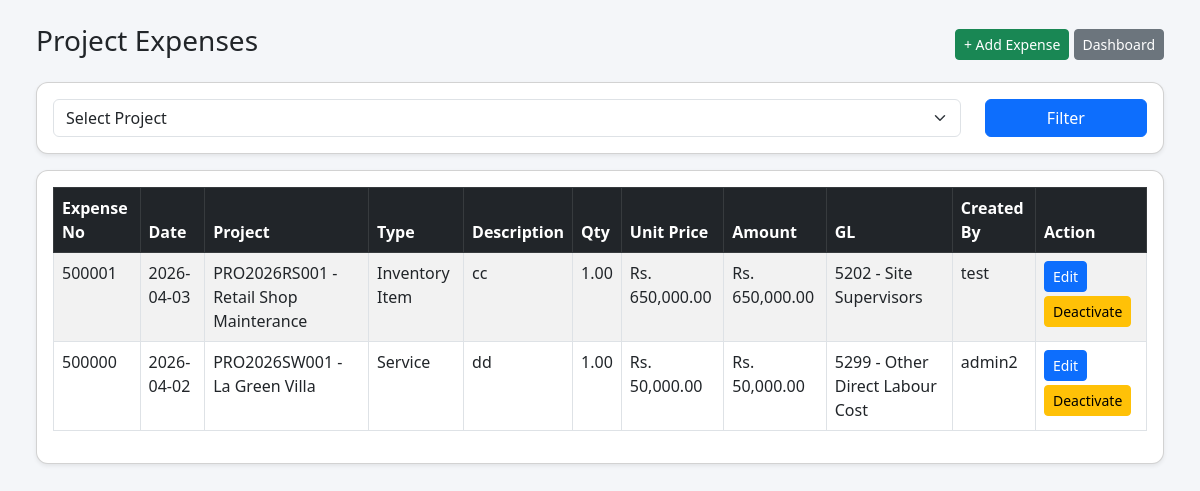
Page /project-expenses/ (signed in) on the committed database.
### pos/models.py (models this page shows, shortened)
class ProjectExpense(models.Model):
    EXPENSE_TYPE_CHOICES = [
        ("inventory", "Inventory Item"),
        ("direct", "Direct Item"),
        ("service", "Service"),
    ]
    expense_no = models.CharField(max_length=20, unique=True, blank=True, null=True)
    project = models.ForeignKey(Project, on_delete=models.CASCADE, related_name="expenses")
    expense_type = models.CharField(max_length=20, choices=EXPENSE_TYPE_CHOICES, default="direct")
    expense_date = models.DateField(default=timezone.now)
    item = models.ForeignKey(Item, on_delete=models.SET_NULL, null=True, blank=True)
    description = models.CharField(max_length=255)
    qty = models.DecimalField(max_digits=12, decimal_places=2, default=1)
    unit_price = models.DecimalField(max_digits=12, decimal_places=2, default=0)
    amount = models.DecimalField(max_digits=12, decimal_places=2, default=0)
    gl_account = models.ForeignKey(GLMaster, on_delete=models.SET_NULL, null=True, blank=True)
    created_by = models.ForeignKey(User, on_delete=models.SET_NULL, null=True)
    created_at = models.DateTimeField(auto_now_add=True)
    is_active = models.BooleanField(default=True)
    inactive_at = models.DateTimeField(null=True, blank=True)
    inactive_by = models.ForeignKey(
        User,
        on_delete=models.SET_NULL,
        null=True,
        blank=True,
        related_name="inactive_project_expenses"
    )
    inactive_reason = models.TextField(blank=True, null=True)
    updated_at = models.DateTimeField(auto_now=True)
    class Meta:
        ordering = ["-expense_date", "-id"]

class Project(models.Model):
    PROJECT_TYPE_CHOICES = [
        ("BL", "Building"),
        ("SW", "Swimming Pool"),
        ("RS", "Retail Shop"),
    ]
    project_id = models.CharField(max_length=50, unique=True)
    project_name = models.CharField(max_length=200)
    project_type = models.CharField(max_length=10, choices=PROJECT_TYPE_CHOICES)
    client_name = models.CharField(max_length=200)
    location = models.CharField(max_length=200, blank=True, null=True)
    estimated_value = models.DecimalField(max_digits=12, decimal_places=2, default=0)
    status = models.CharField(max_length=20, default="active")
    created_by = models.ForeignKey(User, on_delete=models.SET_NULL, null=True)
    created_at = models.DateTimeField(auto_now_add=True)
    is_active = models.BooleanField(default=True)
    updated_at = models.DateTimeField(auto_now=True)
    updated_by = models.ForeignKey(
        User,
        on_delete=models.SET_NULL,
        null=True,
        blank=True,
        related_name="updated_projects"
    )
    class Meta:
        ordering = ["-created_at"]

class GLMaster(models.Model):
    GL_TYPE_CHOICES = [
        ("asset", "Asset"),
        ("liability", "Liability"),
        ("equity", "Equity"),
        ("income", "Income"),
        ("expense", "Expense"),
    ]
    gl_code = models.CharField(max_length=50, unique=True)
    gl_name = models.CharField(max_length=200)
    gl_type = models.CharField(max_length=20, choices=GL_TYPE_CHOICES)
    parent_group = models.CharField(max_length=100, blank=True, null=True)
    description = models.TextField(blank=True, null=True)
    is_active = models.BooleanField(default=True)
    class Meta:
        ordering = ["gl_code"]
    def __str__(self):
        return f"{self.gl_code} - {self.gl_name}"

### pos/views.py (the view)
# urls.py: path('project-expenses/', views.project_expense_list, name='project_expense_list'),
@user_passes_test(can_use_project)
def project_expense_list(request):
    expenses = ProjectExpense.objects.filter(is_active=True).select_related(
        "project", "gl_account", "item", "created_by"
    ).order_by("-expense_date", "-id")
    project_id = request.GET.get("project")
    if project_id:
        expenses = expenses.filter(project_id=project_id)
    projects = Project.objects.filter(is_active=True).order_by("-id")
    return render(request, "pos/project_expense_list.html", {
        "expenses": expenses,
        "projects": projects,
        "selected_project": project_id,
        "is_owner": is_owner(request.user),
    })

### pos/templatetags/currency_filters.py (called while the page is built)
@register.filter
def money(value):
    try:
        if value in (None, ""):
            value = Decimal("0")
        value = Decimal(str(value))
        return f"{value:,.2f}"
    except (InvalidOperation, ValueError, TypeError):
        return "0.00"

### pos/views.py (called while the page is built)
def is_owner(user):
    return user.is_superuser or user.groups.filter(name__iexact="Owner").exists()

def can_use_project(user):
    return is_owner(user) or is_manager(user) or is_clerk(user) or is_cashier(user)

### pos/templates/pos/project_expense_list.html (shortened to what this page needs)
{% load currency_filters %}
<!DOCTYPE html>
<html>
<head>
    <link href="https://cdn.jsdelivr.net/npm/bootstrap@5.3.0/dist/css/bootstrap.min.css" rel="stylesheet">
</head>
<body class="p-4">
<div class="container-fluid">
    <div class="d-flex justify-content-between align-items-center mb-3">
        <h3>Project Expenses</h3>
        <div>
            <a href="{% url 'add_project_expense' %}" class="btn btn-success btn-sm">+ Add Expense</a>
            <a href="{% url 'dashboard' %}" class="btn btn-secondary btn-sm">Dashboard</a>
        </div>
    </div>
    <div class="card shadow-sm p-3 mb-3">
        <form method="GET">
            <div class="row">
                <div class="col-md-10">
                   <select name="project" class="form-select" required>
    <option value="">Select Project</option>
</select>
                </div>
                <div class="col-md-2">
                    <button class="btn btn-primary w-100">Filter</button>
                </div>
            </div>
        </form>
    </div>
    <div class="card shadow-sm p-3">
        <div class="table-responsive">
            <table class="table table-bordered table-striped bg-white">
                <thead class="table-dark">
                    <tr>
                        <th>Expense No</th>
                        <th>Date</th>
                        <th>Project</th>
                        <th>Type</th>
                        <th>Description</th>
                        <th>Qty</th>
                        <th>Unit Price</th>
                        <th>Amount</th>
                        <th>GL</th>
                        <th>Created By</th>
                        {% if is_owner %}
                        <th>Action</th>
                        {% endif %}
                    </tr>
                </thead>
                <tbody>
                    {% for e in expenses %}
                    <tr>
                        <td>{{ e.expense_no }}</td>
                        <td>{{ e.expense_date|date:"Y-m-d" }}</td>
                        <td>{{ e.project.project_id }} - {{ e.project.project_name }}</td>
                        <td>{{ e.get_expense_type_display }}</td>
                        <td>{{ e.description }}</td>
                        <td>{{ e.qty }}</td>
                        <td>Rs. {{ e.unit_price|money }}</td>
                        <td>Rs. {{ e.amount|money }}</td>
                        <td>{{ e.gl_account|default:"-" }}</td>
                        <td>{{ e.created_by.username|default:"-" }}</td>
                        {% if is_owner %}
                        <td>
			<a href="{% url 'edit_project_expense' e.id %}" class="btn btn-primary btn-sm mb-1">Edit</a>
                            <a href="{% url 'delete_project_expense' e.id %}"
                               class="btn btn-warning btn-sm"
                               onclick="return confirm('Deactivate this expense?')">
                               Deactivate
                            </a>
                        </td>
                        {% endif %}
                    </tr>
                    {% empty %}
                    <tr>
                        <td colspan="{% if is_owner %}11{% else %}10{% endif %}" class="text-center">No expenses found</td>
                    </tr>
                    {% endfor %}
                </tbody>
            </table>
        </div>
    </div>
</div>
</body>
</html>

### pos/templates/pos/project_expense_list.html (style rules this page uses)
body { background: #f4f6f9; }
.card { border-radius: 12px; }

### rows in the picture
ProjectExpense: expense_no "500001", expense_date "2026-04-03", project.project_id "PRO2026RS001", project.project_name "Retail Shop Mainterance", expense_type "Inventory Item", description "cc", qty "1.00", unit_price "650,000.00", amount "650,000.00", gl_account "5202 - Site Supervisors", created_by.username "test"
ProjectExpense: expense_no "500000", expense_date "2026-04-02", project.project_id "PRO2026SW001", project.project_name "La Green Villa", expense_type "Service", description "dd", qty "1.00", unit_price "50,000.00", amount "50,000.00", gl_account "5299 - Other Direct Labour Cost", created_by.username "admin2"
